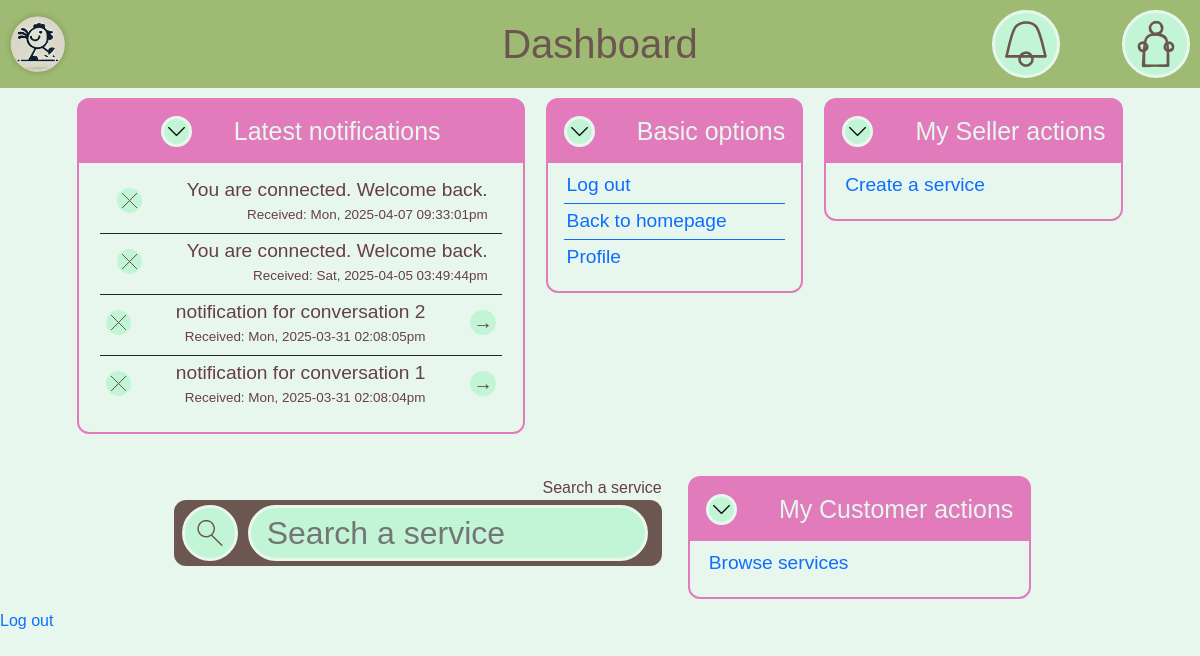
Page /pages/dashboard (signed in) on the earlier database version.
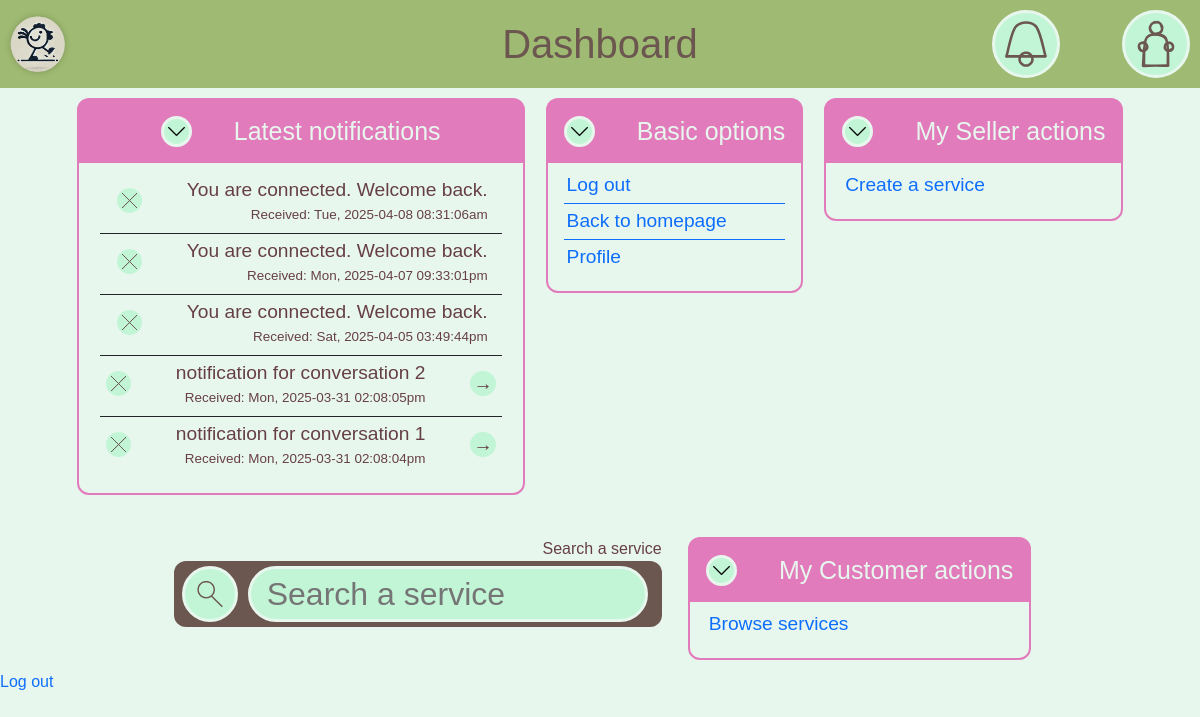
Same page on the later database version.
### tables this page shows
CREATE TABLE notifications(
        id INTEGER PRIMARY KEY,
        user_id INTEGER, conversation_id INTEGER, text TEXT, time TIMESTAMP,
        FOREIGN KEY(user_id) REFERENCES users(id),
        FOREIGN KEY(user_id) REFERENCES conversation(id)
    );

### utils/base.php (called while the page is built, shortened)
<?php
function root_include($name): void
{
    include $_SERVER["DOCUMENT_ROOT"] . $name;
}
function component($name): void
{
    root_include("/components/" . $name . ".php");
}

### utils/dbutils.php (called while the page is built, shortened)
<?php
function hasUserGotRole(PDO $db, $id, $roleID): bool {
    $st = $db->prepare("SELECT * FROM roles WHERE user_id = :id");
    if (!$st->execute(["id" => $id])) return false;
    while ($elt = $st->fetch()) {
        if ($elt["role"] == $roleID) return true;
    }
    return false;
}
function isBusiness(PDO $db, $id) {
    return hasUserGotRole($db, $id, 0);
}
function isCustomer(PDO $db, $id) {
    return hasUserGotRole($db, $id, 1);
}
function isAdmin(PDO $db, $id) {
    return hasUserGotRole($db, $id, 2);
}

### components/dashboard/base.php (called while the page is built)
<?php
function base_widget($db, $id) {
    insert_widget("Basic options", function() {
        buttons_widget(
            array(
                "Log out",
                "Back to homepage",
                "Profile"
            ),
            array(
                "/pages/signout",
                "/pages/homepage",
                "/pages/profile"
            )
        );
    });
}
?>

### components/common/notifications.php (the view, shortened to what this page needs)
<?php
function insert_notifications(PDO $db, $id)
{
    ?>
    <div class="circle-inside-accent logo">
        <img src="/assets/images/symbols/notification.svg" alt="notifications">
    </div>
    <?php
}
function display_notification($notification): void
{
    ?>
    <div class="notification line dashboard-line" not="<?= $notification["id"] ?>">
        <?php
        if ($notification["user_id"] != BROADCAST_ID) {
            ?>
            <div class="circle-inside-accent remove-notification">
                <img src="/assets/images/symbols/cancel.svg" alt="remove notification" class="symbol">
            </div>
            <?php
        }
        ?>
        <div class="notification-content">
            <p class="notification-text"><?= $notification["text"] ?></p>
            <p class="notification-date"><?= $notification["date"] ?></p>
        </div>
        <?php
        if ($notification["conversation_id"] != SYSTEM_ID) {
            ?>
            <div class="circle-inside-accent inspect-notification">
                <p class="symbol">&rarr;</p>
            </div>
            <?php
        }
        ?>
    </div>
    <?php
}
function get_user_notifications(PDO $db, $id): array
{
    $st = $db->prepare("
    SELECT *
    FROM notifications
    -- Support for broadcasts
    WHERE user_id = (:id) OR user_id = 0
    ORDER BY notifications.time DESC
    ");
    return $st->execute(["id" => $id]) ? $st->fetchAll() : [];
}
?>

### pages/dashboard/index.php (shortened to what this page needs)
<?php
require $_SERVER["DOCUMENT_ROOT"] . "/utils/base.php";
?>
<!DOCTYPE html>
<html lang="en">
<?php
insert_head("Dashboard", ["inputs", "containers", "widgets", "page-header"]);
?>
<body>
<?php
$db = getSecureDB();
$id = $_SESSION["id"];
insert_header("Dashboard", $id);
insert_all_widgets($db, $id);
?>
<a href="/pages/signout">Log out</a>
</body>
</html>

### components/header.php (shortened to what this page needs)
<?php function insert_head($name, $css = array()): void
{ ?>
    <head>
        <link rel="stylesheet" href="/assets/css/main-style.css">
        <link href="https://cdn.jsdelivr.net/npm/bootstrap@5.3.3/dist/css/bootstrap.min.css" rel="stylesheet"
>
        <?php
        foreach ($css as $link) {
            ?>
            <link rel="stylesheet" href="/assets/css/<?= $link ?>.css">
            <?php
        }
        ?>
    </head>
<?php } ?>

### components/common/page-header.php
<?php
function insert_header($title, $id = null): void
{
    ?>
    <header>
        <div class="logo-decoration-container">
            <?php
            component("logo");
            ?>
        </div>
        <div class="title">
            <a href="/pages/homepage">
                <h1><?= $title ?></h1>
            </a>
        </div>
        <?php
        if ($id) {
            ?>
            <aside class="line">
                <?php
                $db = getSecureDB();
                insert_notifications($db, $id);
                insert_profile_button($id);
                ?>
            </aside>
            <?php
        }
        ?>
    </header>
    <?php
}
?>

### components/logo.php
<a href="/pages/homepage" class="logo">
    <div>
        <img src="/assets/images/logo.png" alt="A roaming rooster">
    </div>
</a>

### components/common/profile.php
<?php
function insert_profile_button($id)
{
    ?>
    <div class="circle-inside-accent logo">
        <a href="/pages/profile">
            <img src="/assets/images/symbols/profile.svg" alt="profile">
        </a>
    </div>
    <?php
}
?>

### components/dashboard/widget-manager.php (shortened to what this page needs)
<?php
function insert_all_widgets($db, $id): void
{
    ?>
    <div class="widget-list">
        <?php
        $is_business = isBusiness($db, $id);
        $is_customer = isCustomer($db, $id);
        $is_admin = isAdmin($db, $id);
        widget_notifications($db, $id);
        base_widget($db, $id);
        if ($is_business) {
            business_widgets($db, $id);
        }
        if ($is_customer) {
            insert_search_widget(page: false);
        }
        ?>
    </div>
    <?php
}
?>

### components/dashboard/notifications.php
<?php
function widget_notifications($db, $id): void
{
    $nots = get_user_notifications($db, $id);
    if (count($nots) != 0) {
        insert_widget("Latest notifications", function () use ($nots) {
            ?>
            <div>
                <?php
                foreach ($nots as $not) {
                    $not["safe_text"] = htmlspecialchars($not["text"]);
                    $not["date"] = "Received: " . date("D, Y-m-d h:i:sa", $not["time"]);
                    display_notification($not);
                }
                ?>
            </div>
            <?php
        });
    }
}
?>

### components/dashboard/widget-base.php
<?php
function insert_widget($title, $callback): void
{
    ?>
    <div class="widget">
        <div class="widget-header line">
            <div class="circle-inside-accent">
                <img src="/assets/images/down.png" alt="Retract" class="symbol">
            </div>
            <h2><?= $title ?></h2>
        </div>
        <div class="widget-content page">
            <?php
            $callback();
            ?>
        </div>
    </div>
    <?php
}

### components/dashboard/buttons.php
<?php
function buttons_widget($texts, $addresses): void
{
    ?>
    <div class="dashboard-buttons-list">
        <?php
        for ($i = 0; $i < count($texts); $i++) {
            ?>
            <a href="<?= htmlspecialchars($addresses[$i]) ?>" class="dashboard-line">
                <div class="dashboard-action">
                    <?= htmlspecialchars($texts[$i]) ?>
                </div>
            </a>
            <?php
        }
        ?>
    </div>
    <?php
}
?>

### components/search.php (shortened to what this page needs)
<?php
function insert_search_image()
{
    ?>
    <div class="symbol">
        <img src="/assets/images/symbols/search.svg" alt="Search" class="symbol">
    </div>
    <?php
}
function insert_search_widget($placeholder = "Search a service", $page = true, $content = null): void
{
    ?>
    <div class="text-field-label">
        <label for="s">
            <?= $placeholder ?>
        </label> <br>
        <form class="text-field line-form" action="/pages/search-results">
            <div id="search-symbol" class="circle-inside-input page-horizontal minimize <?php if ($content !== null) {
                echo "reduce-horizontal";
            } ?>">
                <?php
                if ($page) {
                    insert_search_image();
                } else {
                    ?>
                    <a href="/pages/search-results">
                        <?php
                        insert_search_image();
                        ?>
                    </a>
                    <?php
                }
                ?>
            </div>
            <input id="s" name="s" class="circle-inside-input" type="search"
                   placeholder="<?= $placeholder ?>" <?php if ($content !== null) {
                echo "value='$content'";
            } ?>>
        </form>
    </div>
    <?php
}
?>

### assets/css/main-style.css (style rules this page uses)
:root { --title-color: #9FBA72; --warning-color: #FFC87F; --text-color-main: #663F46; --text-color-main-light: #CFC9C9; --text-color-secondary: #6C5750; --back-color-base: #E8F7EE; --back-color-popup: #C1F5D6; --back-color-important: #E27BBC; --back-color-secondary: #A79CD6; --back-color-ternary: #DFDCDB; --accent-color-main: var(--back-color-secondary); --accent-color-secondary: var(--back-color-important); --place-color-main: #77005D; --place-color-secondary: #121212; --place-holder-gradient: repeating-linear-gradient(45deg, var(--place-color-main) 10%, var(--place-color-secondary), 10%); --image-on-back-base-gradient: linear-gradient(var(--back-color-important) 0%, transparent 100%); --medium-corner: 12px; --large-corner: 40px; --input-block-padding: 8px; --input-block-margin: 5px; --big-container-padding: 2%; --reading-margin: 7%; --spacing-minimum: 10px; --spacing-small: 21px; --spacing-medium: 42px; --spacing-large: 84px; }
html, body { background-color: var(--back-color-base) !important; font-family: Arial, Helvetica, sans-serif; }
div { background-color: transparent; }
h1 { color: var(--text-color-secondary) !important; text-align: center; }
p { color: var(--text-color-main); }
.logo-decoration-container { display: flex; align-items: center; filter: drop-shadow(0 0 3px #00000033); }
.page { max-height: 500px; visibility: visible; transition: max-height, padding, margin, visibility; transition-duration: 0.5s; transition-timing-function: ease; }
.page-horizontal { max-width: 400px; visibility: visible; transition: max-width, padding, margin, visibility; transition-duration: 0.3s; transition-timing-function: ease; }
.symbol { height: 1em; width: 1em; font-size: 1em; line-height: 1em; margin: 0; padding: 0; display: block; }
.minimize { height: fit-content; padding: 9px; }
a { text-decoration: none; }

### assets/css/inputs.css (style rules this page uses)
input { max-width: 100%; box-sizing: border-box; }
.text-field-label { font-size: medium; text-align: right; color: var(--text-color-main); margin-left: var(--input-block-margin); margin-right: var(--input-block-margin); }
.text-field { background-color: var(--text-color-secondary); color: var(--back-color-popup); border: none; border-radius: var(--medium-corner); font-size: xx-large; padding: var(--input-block-margin) var(--input-block-padding); width: 100%; max-width: 98vw; overflow: scroll; }
.line-form { display: flex; flex-direction: row; }
.line-form > * + * { margin-left: var(--spacing-minimum); }
label { text-align: right; }
.circle-inside-input { color: var(--text-color-main); background-color: var(--back-color-popup); border: solid 3px var(--back-color-base); border-radius: 1000px; }
input.circle-inside-input { padding-left: 16px; min-width: 0; width: 400px; max-width: 60vw; }
.circle-inside-accent { color: var(--text-color-main); background-color: var(--back-color-popup); border: solid 3px var(--back-color-base); border-radius: 1000px; padding: 3px; cursor: pointer; }

### assets/css/containers.css (style rules this page uses)
.line { display: flex; flex-direction: row; gap: var(--spacing-medium); justify-content: center; align-items: center; }
.widget-list { display: flex; flex-direction: row; flex-wrap: wrap; row-gap: var(--spacing-medium); column-gap: var(--spacing-small); margin: var(--spacing-minimum); justify-content: center; font-size: 1.2em; }

### assets/css/widgets.css (style rules this page uses)
.widget { border: var(--accent-color-secondary) 2px solid; border-radius: var(--medium-corner); box-sizing: border-box; background-clip: border-box; background: var(--accent-color-secondary); overflow: hidden; height: fit-content; }
.widget > * { padding: 16px; }
.widget-header { color: var(--back-color-base); cursor: pointer; }
.widget-content { overflow: auto; background: var(--back-color-base); margin: 0; padding-top: 5px; }
.widget-header > h2 { font-size: 1.3em; margin: 0; }
.notification { margin: 5px; }
.notification p { margin: 0; }
.notification-date { text-align: right; font-size: 0.7em; }
.dashboard-line { padding: 3px; }
a.dashboard-line { display: block; }
.dashboard-line + .dashboard-line { border-top: 1px solid; }

### assets/css/page-header.css (style rules this page uses)
header { background-color: var(--title-color); position: sticky; z-index: 1; top: 0; display: flex; flex-direction: row; align-items: center; justify-content: space-between; min-height: 2.5em; }
.title { height: fit-content; width: fit-content; position: absolute; margin: auto; left: 0; right: 0; }
.title h1 { margin: 0; }
header .logo { margin: 10px; }
header .logo * { width: 3.5em; height: 3.5em; max-width: 10vw; }

Differences in the rows shown:
added notifications: text "You are connected. Welcome back.", date "Received: Tue, 2025-04-08 08:31:06am"
